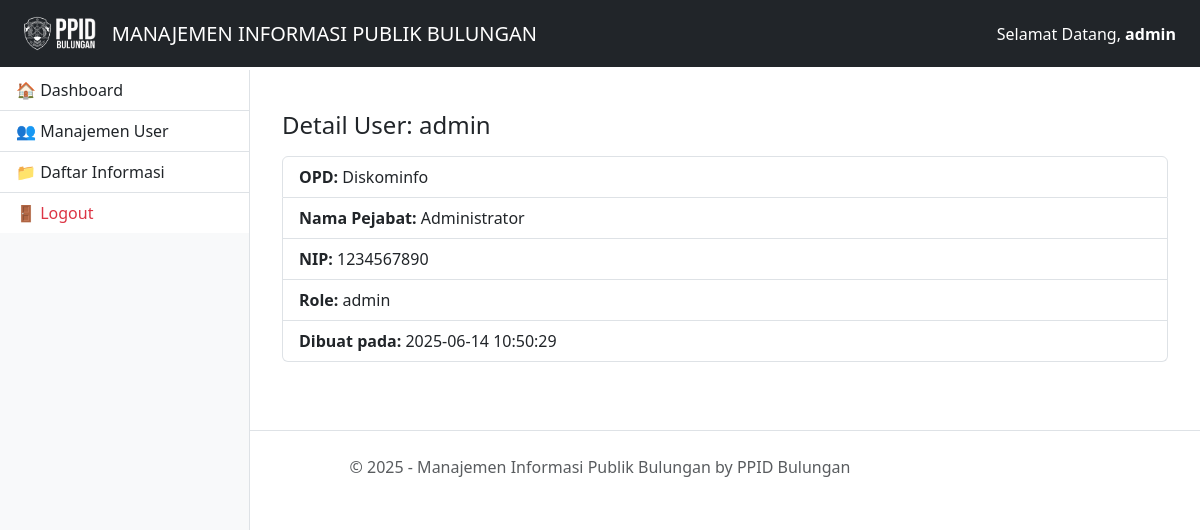
Page /admin/detail_user.php?id=1 (signed in) on the committed database.
### tables this page shows
CREATE TABLE `users` (
  `id` int(11) NOT NULL,
  `username` varchar(50) NOT NULL,
  `password` varchar(255) NOT NULL,
  `opd` varchar(100) NOT NULL,
  `nama_pejabat` varchar(100) NOT NULL,
  `nip` varchar(30) NOT NULL,
  `role` enum('admin','user') DEFAULT 'user',
  `created_at` timestamp NOT NULL DEFAULT current_timestamp()
);

### admin/detail_user.php (the view, shortened to what this page needs)
<?php
require_once '../config/config.php';
$id = $_GET['id'];
$stmt = $pdo->prepare("SELECT * FROM users WHERE id = ?");
$stmt->execute([$id]);
$user = $stmt->fetch();
include '../includes/header.php';
include '../includes/sidebar.php';
?>
<main class="container mt-4">
    <h4>Detail User: <?= htmlspecialchars($user['username']) ?></h4>
    <ul class="list-group mt-3">
        <li class="list-group-item"><strong>OPD:</strong> <?= $user['opd'] ?></li>
        <li class="list-group-item"><strong>Nama Pejabat:</strong> <?= $user['nama_pejabat'] ?></li>
        <li class="list-group-item"><strong>NIP:</strong> <?= $user['nip'] ?></li>
        <li class="list-group-item"><strong>Role:</strong> <?= $user['role'] ?></li>
        <li class="list-group-item"><strong>Dibuat pada:</strong> <?= $user['created_at'] ?></li>
    </ul>
</main>
<?php include '../includes/footer.php'; ?>
</body>
</html>

### rows in the picture
users: username "admin", opd "Diskominfo", nama_pejabat "Administrator", nip "1234567890", role "admin", created_at "2025-06-14 10:50:29"

### other values in the picture
$_SESSION['username'] "admin"
